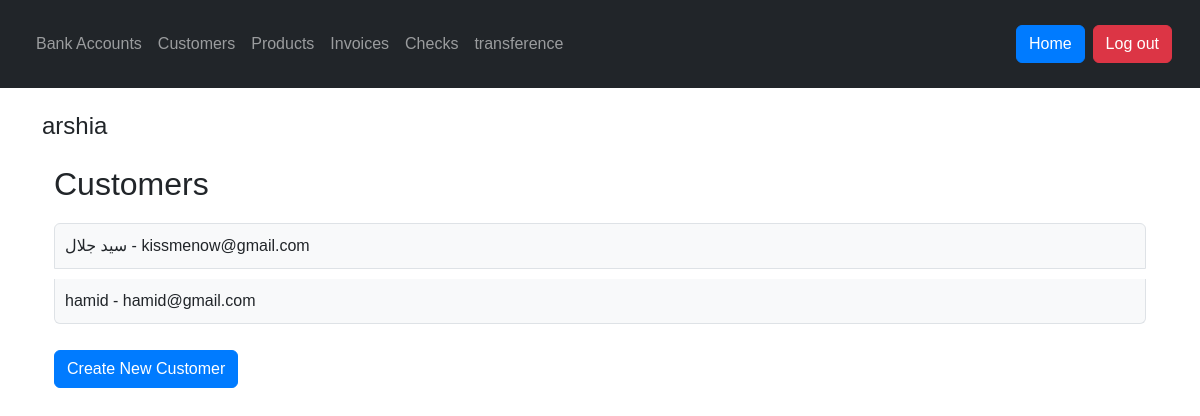
/customers/ (signed in), run on an earlier commit of the app's database.
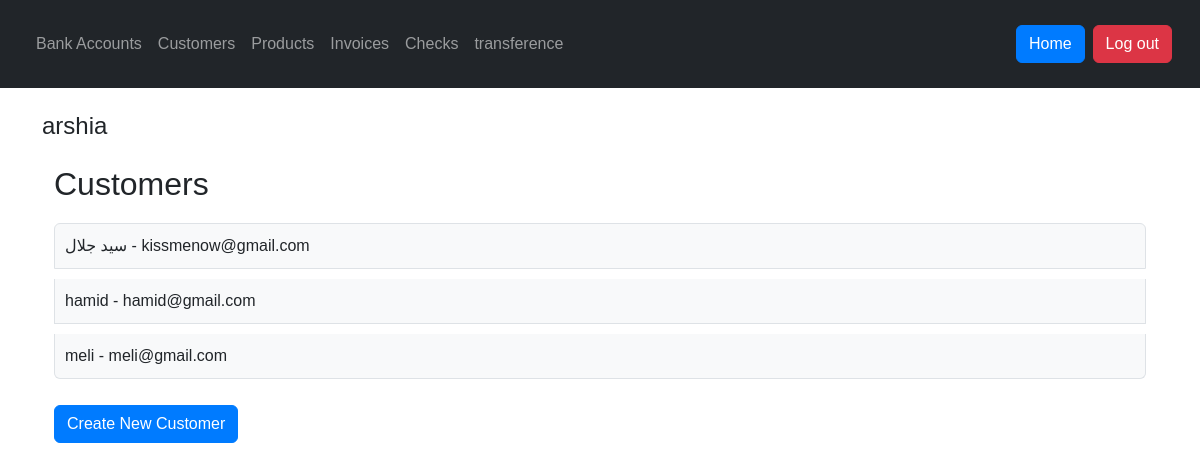
And on a later commit of the database.
### app/models.py (models this page shows, shortened)
class Customer(models.Model):
    user = models.ForeignKey(User, on_delete=models.CASCADE, null=True, blank=True)
    name = models.CharField(max_length=100)
    email = models.EmailField()

### app/views.py (the view)
# urls.py: path('customers/', CustomerListView.as_view(), name='customer-list'),
class CustomerListView(LoginRequiredMixin, ListView):
    model = Customer
    template_name = 'app/customer_list.html'
    def get_queryset(self):
        return Customer.objects.filter(user=self.request.user)

### app/templates/app/customer_list.html
{% extends 'app/base.html' %}
{% load static %}
{% block extra_css %}
  <link rel="stylesheet" type="text/css" href="{% static 'css/customer_list.css' %}">
{% endblock %}
{% block content %}
  <div class="container">
    <h2>Customers</h2>
    <ul class="list-group">
      {% for customer in object_list %}
        <li class="list-group-item">{{ customer.name }} - {{ customer.email }}</li>
      {% endfor %}
    </ul>
    <a href="{% url 'customer-create' %}" class="btn btn-primary mt-3">Create New Customer</a>
  </div>
{% endblock %}

What changed in the data, as far as the page shows it:
added Customer: name "meli", email "meli@gmail.com"
